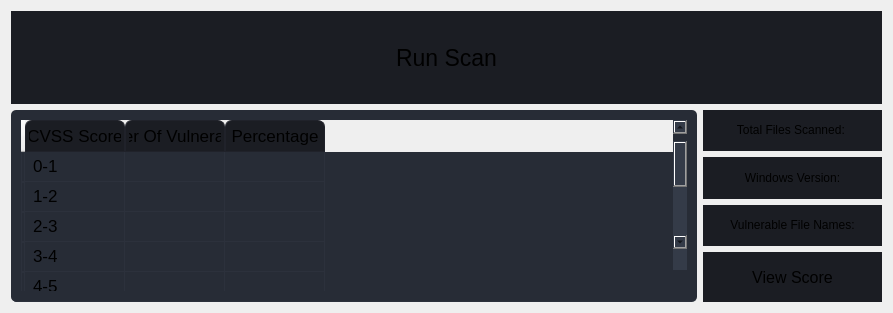
                  <widget class="QWidget" name="page_scan">
                   <layout class="QVBoxLayout" name="verticalLayout_7">
                    <item>
                     <widget class="QPushButton" name="btn_scan">
                      <property name="minimumSize">
                       <size>
                        <width>871</width>
                        <height>93</height>
                       </size>
                      </property>
                      <property name="font">
                       <font>
                        <family>Segoe UI</family>
                        <pointsize>17</pointsize>
                       </font>
                      </property>
                      <property name="styleSheet">
                       <string notr="true">QPushButton {
	background-image: url(:/24x24/icons/24x24/cil-media-play.png);
	background-position: left;
	background-repeat: no-reperat;
	border: none;
	background-color: rgb(27, 29, 35);
}
QPushButton:hover {
	background-color: rgb(33, 37, 43);
}
QPushButton:pressed {	
	background-color: rgb(85, 170, 255);
}</string>
                      </property>
                      <property name="text">
                       <string>Run Scan</string>
                      </property>
                     </widget>
                    </item>
                    <item>
                     <layout class="QHBoxLayout" name="horizontalLayout_9">
                      <item>
                       <widget class="QTableWidget" name="tableWidget">
                        <property name="minimumSize">
                         <size>
                          <width>0</width>
                          <height>0</height>
                         </size>
                        </property>
                        <property name="font">
                         <font>
                          <pointsize>13</pointsize>
                         </font>
                        </property>
                        <property name="styleSheet">
                         <string notr="true">QTableWidget {	
	background-color: rgb(39, 44, 54);
	padding: 10px;
	border-radius: 5px;
	gridline-color: rgb(44, 49, 60);
	border-bottom: 1px solid rgb(44, 49, 60);
}
QTableWidget::item{
	border-color: rgb(44, 49, 60);
	padding-left: 5px;
	padding-right: 5px;
	gridline-color: rgb(44, 49, 60);
}
QTableWidget::item:selected{
	background-color: rgb(85, 170, 255);
}
QScrollBar:horizontal {
    border: none;
    background: rgb(52, 59, 72);
    height: 14px;
    margin: 0px 21px 0 21px;
	border-radius: 0px;
}
 QScrollBar:vertical {
	border: none;
    background: rgb(52, 59, 72);
    width: 14px;
    margin: 21px 0 21px 0;
	border-radius: 0px;
 }
QHeaderView::section{
	Background-color: rgb(39, 44, 54);
	max-width: 30px;
	border: 1px solid rgb(44, 49, 60);
	border-style: none;
    border-bottom: 1px solid rgb(44, 49, 60);
    border-right: 1px solid rgb(44, 49, 60);
}
QTableWidget::horizontalHeader {	
	background-color: rgb(81, 255, 0);
}
QHeaderView::section:horizontal
{
    border: 1px solid rgb(32, 34, 42);
	background-color: rgb(27, 29, 35);
	padding: 3px;
	border-top-left-radius: 7px;
    border-top-right-radius: 7px;
}
QHeaderView::section:vertical
{
    border: 1px solid rgb(44, 49, 60);
}
</string>
                        </property>
                        <row>
                         <property name="text">
                          <string/>
                         </property>
                        </row>
                        <row>
                         <property name="text">
                          <string/>
                         </property>
                        </row>
                        <row>
                         <property name="text">
                          <string/>
                         </property>
                        </row>
                        <row>
                         <property name="text">
                          <string/>
                         </property>
                        </row>
                        <row>
                         <property name="text">
                          <string/>
                         </property>
                        </row>
                        <row>
                         <property name="text">
                          <string/>
                         </property>
                        </row>
                        <row>
                         <property name="text">
                          <string/>
                         </property>
                        </row>
                        <row>
                         <property name="text">
                          <string/>
                         </property>
                        </row>
                        <row>
                         <property name="text">
                          <string/>
                         </property>
                        </row>
                        <row>
                         <property name="text">
                          <string/>
                         </property>
                        </row>
                        <row>
                         <property name="text">
                          <string/>
                         </property>
                        </row>
                        <column>
                         <property name="text">
                          <string>CVSS Score</string>
                         </property>
                        </column>
                        <column>
                         <property name="text">
                          <string>Number Of Vulnerabilities</string>
                         </property>
                        </column>
                        <column>
                         <property name="text">
                          <string>Percentage</string>
                         </property>
                        </column>
                        <item row="0" column="0">
                         <property name="text">
                          <string>0-1</string>
                         </property>
                        </item>
                        <item row="1" column="0">
                         <property name="text">
                          <string>1-2</string>
                         </property>
                        </item>
                        <item row="2" column="0">
                         <property name="text">
                          <string>2-3</string>
                         </property>
                        </item>
                        <item row="3" column="0">
                         <property name="text">
                          <string>3-4</string>
                         </property>
                        </item>
                        <item row="4" column="0">
                         <property name="text">
                          <string>4-5</string>
                         </property>
                        </item>
                        <item row="5" column="0">
                         <property name="text">
                          <string>5-6</string>
                         </property>
                        </item>
                        <item row="6" column="0">
                         <property name="text">
                          <string>6-7</string>
                         </property>
                        </item>
                        <item row="7" column="0">
                         <property name="text">
                          <string>7-8</string>
                         </property>
                        </item>
                        <item row="8" column="0">
                         <property name="text">
                          <string>8-9</string>
                         </property>
                        </item>
                        <item row="9" column="0">
                         <property name="text">
                          <string>9-10</string>
                         </property>
                        </item>
                        <item row="10" column="0">
                         <property name="text">
                          <string>total</string>
                         </property>
                        </item>
                       </widget>
                      </item>
                      <item>
                       <layout class="QVBoxLayout" name="verticalLayout_8">
                        <item>
                         <widget class="QLabel" name="total_files">
                          <property name="enabled">
                           <bool>true</bool>
                          </property>
                          <property name="font">
                           <font>
                            <family>Segoe UI</family>
                           </font>
                          </property>
                          <property name="styleSheet">
                           <string notr="true">background-color: rgb(27, 29, 35);</string>
                          </property>
                          <property name="text">
                           <string>&lt;html&gt;&lt;head/&gt;&lt;body&gt;&lt;p align=&quot;center&quot;&gt;Total Files Scanned: &lt;/p&gt;&lt;/body&gt;&lt;/html&gt;</string>
                          </property>
                          <property name="alignment">
                           <set>Qt::AlignLeading|Qt::AlignLeft|Qt::AlignVCenter</set>
                          </property>
                         </widget>
                        </item>
                        <item>
                         <widget class="QLabel" name="winver">
                          <property name="font">
                           <font>
                            <family>Segoe UI</family>
                           </font>
                          </property>
                          <property name="styleSheet">
                           <string notr="true">background-color: rgb(27, 29, 35);</string>
                          </property>
                          <property name="text">
                           <string>&lt;html&gt;&lt;head/&gt;&lt;body&gt;&lt;p align=&quot;center&quot;&gt;Windows Version:&lt;/p&gt;&lt;/body&gt;&lt;/html&gt;</string>
                          </property>
                         </widget>
                        </item>
                        <item>
                         <widget class="QLabel" name="total_vulnerablities">
                          <property name="font">
                           <font>
                            <family>Segoe UI</family>
                           </font>
                          </property>
                          <property name="styleSheet">
                           <string notr="true">background-color: rgb(27, 29, 35);</string>
                          </property>
                          <property name="text">
                           <string>&lt;html&gt;&lt;head/&gt;&lt;body&gt;&lt;p align=&quot;center&quot;&gt;Vulnerable File Names:&lt;/p&gt;&lt;/body&gt;&lt;/html&gt;</string>
                          </property>
                         </widget>
                        </item>
                        <item>
                         <widget class="QPushButton" name="btn_viewscore">
                          <property name="minimumSize">
                           <size>
                            <width>179</width>
                            <height>50</height>
                           </size>
                          </property>
                          <property name="font">
                           <font>
                            <family>Segoe UI</family>
                            <pointsize>12</pointsize>
                           </font>
                          </property>
                          <property name="styleSheet">
                           <string notr="true">QPushButton {
	background-image: url(:/24x24/icons/24x24/cil-chart-line.png);
	background-position: left;
	background-repeat: no-reperat;
	border: none;
	background-color: rgb(27, 29, 35);
}
QPushButton:hover {
	background-color: rgb(33, 37, 43);
}
QPushButton:pressed {	
	background-color: rgb(85, 170, 255);
}</string>
                          </property>
                          <property name="text">
                           <string>View Score</string>
                          </property>
                         </widget>
                        </item>
                       </layout>
                      </item>
                     </layout>
                    </item>
                   </layout>
                  </widget>
